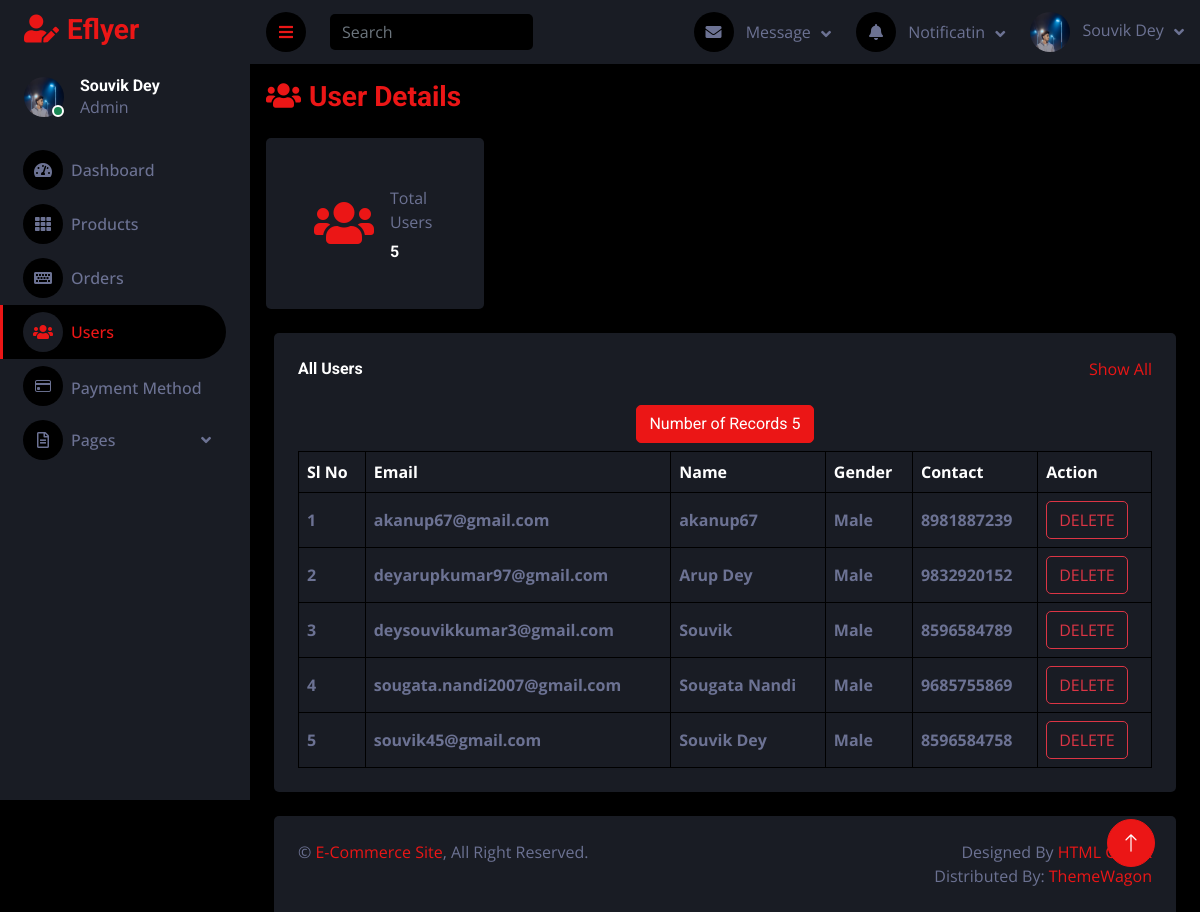
The app's page /user.php (signed in) with its own data.
### tables this page shows
CREATE TABLE `user_regis` (
  `email` varchar(50) NOT NULL,
  `name` varchar(50) NOT NULL,
  `password` varchar(50) NOT NULL,
  `gender` varchar(50) NOT NULL,
  `contact` varchar(50) NOT NULL
);

### allMethods.php (called while the page is built, shortened)
<?php
    function dbConnect()
    {
        $hostName = "localhost";
        $userName = "root";
        $userPassword = "";
        $dbName = "famms";
        $conn = mysqli_connect($hostName, $userName, $userPassword, $dbName);
        return $conn;
    }
    function countUsers() {
        $conn = dbConnect();
         if($conn) {
             $sql = "select *from user_regis";
             $response = mysqli_query($conn, $sql);
             $records = mysqli_num_rows($response);
             return $records;
         }
         else {
             echo "Database Not Connected";
         }
     }
    function getAllUsers() {
        $conn = dbConnect();
         if($conn) {
             $sql = "select *from user_regis";
             $response = mysqli_query($conn, $sql);
             return $response;
         }
         else {
             echo "Database Not Connected";
         }
     }
?>

### user.php (the view, shortened to what this page needs)
<?php
    include ("allMethods.php");
?>
<!DOCTYPE html>
<html lang="en">
<head>
    <link href="https://cdnjs.cloudflare.com/ajax/libs/font-awesome/5.10.0/css/all.min.css" rel="stylesheet">
    <link href="https://cdn.jsdelivr.net/npm/bootstrap-icons@1.4.1/font/bootstrap-icons.css" rel="stylesheet">
    <link href="adm/lib/owlcarousel/assets/owl.carousel.min.css" rel="stylesheet">
    <link href="adm/lib/tempusdominus/css/tempusdominus-bootstrap-4.min.css" rel="stylesheet" />
    <link href="adm/css/bootstrap.min.css" rel="stylesheet">
    <link href="adm/css/style.css" rel="stylesheet">
</head>
<body>
    <div class="container-fluid position-relative d-flex p-0">
        <div class="sidebar pe-4 pb-3">
            <nav class="navbar bg-secondary navbar-dark">
                <a href="index.html" class="navbar-brand mx-4 mb-3">
                    <h3 class="text-primary"><i class="fa fa-user-edit me-2"></i>Eflyer</h3>
                </a>
                <div class="d-flex align-items-center ms-4 mb-4">
                    <div class="position-relative">
                        <img class="rounded-circle" src="adm/img/my.png" alt="" style="width: 40px; height: 40px;">
                        <div class="bg-success rounded-circle border border-2 border-white position-absolute end-0 bottom-0 p-1"></div>
                    </div>
                    <div class="ms-3">
                        <h6 class="mb-0">Souvik Dey</h6>
                        <span>Admin</span>
                    </div>
                </div>
                <div class="navbar-nav w-100">
                    <a href="adminIndex.php" class="nav-item nav-link"><i class="fa fa-tachometer-alt me-2"></i>Dashboard</a>
                    <a href="products.php" class="nav-item nav-link"><i class="fa fa-th me-2"></i>Products</a>
                    <a href="orders.php" class="nav-item nav-link"><i class="fa fa-keyboard me-2"></i>Orders</a>
                    <a href="user.php" class="nav-item nav-link active"><i class="fa fa-users me-2"></i>Users</a>
                    <a href="chart.html" class="nav-item nav-link"><i class="bi bi-credit-card me-2"></i>Payment Method</a>
                    <div class="nav-item dropdown">
                        <a href="#" class="nav-link dropdown-toggle" data-bs-toggle="dropdown"><i class="far fa-file-alt me-2"></i>Pages</a>
                    </div>
                </div>
            </nav>
        </div>
        <div class="content">
            <nav class="navbar navbar-expand bg-secondary navbar-dark sticky-top px-3 py-0">
                <a href="#" class="sidebar-toggler flex-shrink-0">
                    <i class="fa fa-bars"></i>
                </a>
                <form class="d-none d-md-flex ms-4">
                    <input class="form-control bg-dark border-0" type="search" placeholder="Search">
                </form>
                <div class="navbar-nav align-items-center ms-auto">
                    <div class="nav-item dropdown">
                        <a href="#" class="nav-link dropdown-toggle" data-bs-toggle="dropdown">
                            <i class="fa fa-envelope me-lg-2"></i>
                            <span class="d-none d-lg-inline-flex">Message</span>
                        </a>
                    </div>
                    <div class="nav-item dropdown">
                        <a href="#" class="nav-link dropdown-toggle" data-bs-toggle="dropdown">
                            <i class="fa fa-bell me-lg-2"></i>
                            <span class="d-none d-lg-inline-flex">Notificatin</span>
                        </a>
                    </div>
                    <div class="nav-item dropdown">
                        <a href="#" class="nav-link dropdown-toggle" data-bs-toggle="dropdown">
                            <img class="rounded-circle me-lg-2" src="adm/img/my.png" alt="" style="width: 40px; height: 40px;">
                            <span class="d-none d-lg-inline-flex">Souvik Dey</span>
                        </a>
                    </div>
                </div>
            </nav>
            <h3 class="container-fluid pt-3 px-3 text-primary"><i class="fa fa-users me-2"></i>User Details</h3>
            <div class="container-fluid pt-3 px-3">
                <div class="row g-3">
                    <div class="col-sm-6 col-xl-3">
                        <div class="bg-secondary rounded d-flex align-items-center justify-content-between p-5">
                        <i class="fa fa-users fa-3x text-primary" aria-hidden="true"></i>
                            <div class="ms-3">
                                <p class="mb-2">Total Users</p>
                                <h6 class="mb-0"><?php echo countUsers();?></h6>
                            </div>
                        </div>
                    </div>
                </div>
            </div>
            <div class="container-fluid pt-4 px-4">
                <div class="bg-secondary text-center rounded p-4">
                    <div class="d-flex align-items-center justify-content-between mb-4">
                        <h6 class="mb-0">All Users</h6>
                        <a href="">Show All</a>
                    </div>
                    <div class="table-responsive">
                        <table class="table text-start align-middle table-bordered table-hover mb-0">
                            <thead>
                                <tr class="text-white">
                                    <th scope="col">Sl No</th>
                                    <th scope="col">Email</th>
                                    <th scope="col">Name</th>
                                    <th scope="col">Gender</th>
                                    <th scope="col">Contact</th>
                                    <th scope="col">Action</th>
                                </tr>
                            </thead>
                            <tbody>
                                <tr>
                                <?php
                                    $response = getAllUsers();
                                    $records = mysqli_num_rows($response);
                                    echo '<h3 class="btn btn-md btn-primary">Number of Records '.$records.'<br></h3>';
                                    if($records > 0)
                                    {
                                        $sno = 1;
                                        while($data = mysqli_fetch_assoc($response))
                                        {
                                            $email = $data["email"];
                                            $name = $data["name"];
                                            $gender = $data["gender"];
                                            $contact = $data["contact"];
                                            echo '
                                            <tr>
                                                <th>'.$sno.'</th>
                                                <th>'.$email.'</th>
                                                <th>'.$name.'</th>
                                                <th>'.$gender.'</th>
                                                <th>'.$contact.'</th>
                                                <th>
                                                    <button onclick = "deleteUser(\''. $email . '\')" class="btn btn-outline-danger">DELETE</button>
                                                </th>
                                            </tr>
                                            ';
                                            $sno++;
                                        }
                                    }
                                    else
                                    {
                                        echo '
                                        <tr><th>No Data Available....!!!!</th></tr>
                                        ';
                                    }
                                    ?>
                                </tr>
                            </tbody>
                        </table>
                    </div>
                </div>
            </div>
            <div class="container-fluid pt-4 px-4">
                <div class="bg-secondary rounded-top p-4">
                    <div class="row">
                        <div class="col-12 col-sm-6 text-center text-sm-start">
                            &copy; <a href="#">E-Commerce Site</a>, All Right Reserved.
                        </div>
                        <div class="col-12 col-sm-6 text-center text-sm-end">
                            Designed By <a href="https://htmlcodex.com">HTML Codex</a>
                            <br>Distributed By: <a href="https://themewagon.com" target="_blank">ThemeWagon</a>
                        </div>
                    </div>
                </div>
            </div>
        </div>
        <a href="#" class="btn btn-lg btn-primary btn-lg-square back-to-top"><i class="bi bi-arrow-up"></i></a>
    </div>
</body>
</html>

### adm/css/style.css (style rules this page uses)
:root { --primary: #EB1616; --secondary: #191C24; --light: #6C7293; --dark: #000000; }
.back-to-top { position: fixed; display: none; right: 45px; bottom: 45px; z-index: 99; }
.btn { transition: .5s; }
.btn-lg-square { width: 48px; height: 48px; }
.btn-square, .btn-sm-square, .btn-lg-square { padding: 0; display: inline-flex; align-items: center; justify-content: center; font-weight: normal; border-radius: 50px; }
.sidebar { position: fixed; top: 0; left: 0; bottom: 0; width: 250px; height: 100vh; overflow-y: auto; background: var(--secondary); transition: 0.5s; z-index: 999; }
.content { margin-left: 250px; min-height: 100vh; background: var(--dark); transition: 0.5s; }
@media (min-width: 992px) { .sidebar { margin-left: 0; } }
@media (min-width: 992px) { .content { width: calc(100% - 250px); } }
.sidebar .navbar .navbar-nav .nav-link { padding: 7px 20px; color: var(--light); font-weight: 500; border-left: 3px solid var(--secondary); border-radius: 0 30px 30px 0; outline: none; }
.sidebar .navbar .navbar-nav .nav-link:hover, .sidebar .navbar .navbar-nav .nav-link.active { color: var(--primary); background: var(--dark); border-color: var(--primary); }
.sidebar .navbar .navbar-nav .nav-link i { width: 40px; height: 40px; display: inline-flex; align-items: center; justify-content: center; background: var(--dark); border-radius: 40px; }
.sidebar .navbar .navbar-nav .nav-link:hover i, .sidebar .navbar .navbar-nav .nav-link.active i { background: var(--secondary); }
.sidebar .navbar .dropdown-toggle::after { position: absolute; top: 15px; right: 15px; border: none; content: "\f107"; font-family: "Font Awesome 5 Free"; font-weight: 900; transition: .5s; }
.content .navbar .navbar-nav .nav-link { margin-left: 25px; padding: 12px 0; color: var(--light); outline: none; }
.content .navbar .sidebar-toggler, .content .navbar .navbar-nav .nav-link i { width: 40px; height: 40px; display: inline-flex; align-items: center; justify-content: center; background: var(--dark); border-radius: 40px; }
.content .navbar .dropdown-toggle::after { margin-left: 6px; vertical-align: middle; border: none; content: "\f107"; font-family: "Font Awesome 5 Free"; font-weight: 900; transition: .5s; }

### records on screen
user_regis: email "akanup67@gmail.com", name "akanup67", gender "Male", contact "8981887239"
user_regis: email "deyarupkumar97@gmail.com", name "Arup Dey", gender "Male", contact "9832920152"
user_regis: email "deysouvikkumar3@gmail.com", name "Souvik", gender "Male", contact "8596584789"
user_regis: email "sougata.nandi2007@gmail.com", name "Sougata Nandi", gender "Male", contact "9685755869"
user_regis: email "souvik45@gmail.com", name "Souvik Dey", gender "Male", contact "8596584758"

### other values on screen
countUsers() "5"
$records "5"
